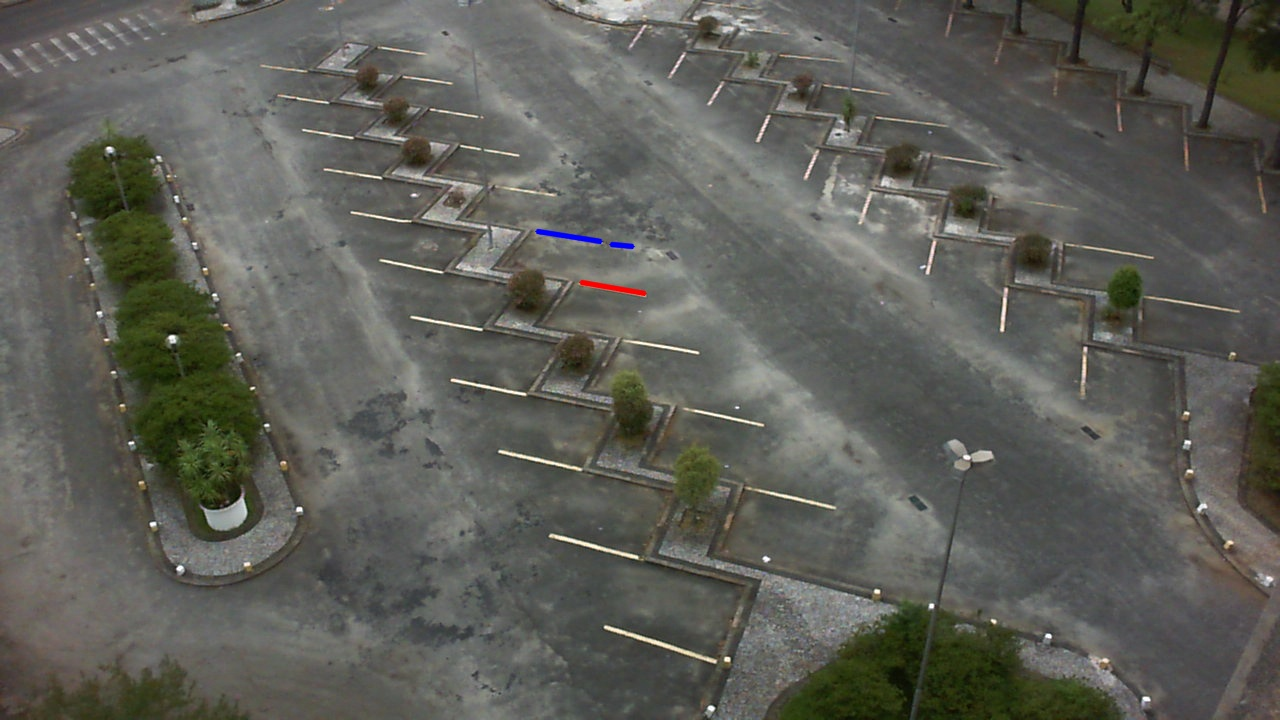
//> input picture report_images/LineMatch.jpg, 1280 x 720 px
$ ./trackbar_test ../report_images/   (built with g++ and OpenCV 4)
//> lines starting //> are read from the running program, lines starting //| are printed output that depends on the picture; after the words box and inside, x2 and y2 are one past the last pixel; in counts of white or black regions, pixels touching at a corner belong together
#include <opencv2/opencv.hpp>
#include <iostream>
#include <filesystem>
#include "../include/ParkingSpaceDetector.hpp"
using namespace cv;
using namespace std;


//paste the method you want to test
Mat niBlack_thresholding(const cv::Mat& input,int& thresh, int& minL, int& maxLGap ) {
    cv::Mat sugoi, roiGray, roiCanny;

    cvtColor(input, roiGray, cv::COLOR_BGR2GRAY);
    GaussianBlur(roiGray, roiGray, cv::Size(5, 5), 0);
    int blockSize = 5; // Size of the pixel neighborhood used to calculate the threshold
    int C = 2;          // Constant subtracted from the mean or weighted mean
    cv::adaptiveThreshold(roiGray, roiGray, 255, cv::ADAPTIVE_THRESH_GAUSSIAN_C, cv::THRESH_BINARY, blockSize, C);
    cv::bitwise_not(roiGray, roiGray);
    cv::medianBlur(roiGray, sugoi, 3);
    cvtColor(input, roiGray, cv::COLOR_BGR2GRAY);
    GaussianBlur(roiGray, roiGray, cv::Size(5, 5), 0);
    Canny(roiGray, roiCanny, 100, 100 * 22, 5);
    cv::Mat mask = sugoi | roiCanny;


    std::vector<cv::Vec4i> hough_lines;
    cv::HoughLinesP(mask, hough_lines, 1, CV_PI / 180, thresh, minL, maxLGap);
    cv::Mat hough_lines_image = input.clone();
    for (auto l: hough_lines) {
        cv::line(hough_lines_image, cv::Point(l[0], l[1]), cv::Point(l[2], l[3]), cv::Scalar(0, 0, 255));
    }
    return hough_lines_image;
}

//struct with user defined parameters
typedef struct Params{

    string imagePath;
    //define Mat needed to run the method to test
    Mat img;
    Mat dest;

    //define variable min and max to be changed with trackbars
    int thresh = 0;
    const int threshMax = 80;

    int minL = 0;
    const int minLMax = 100;
    int maxLGap = 0;
    const int maxLGapMax = 60;
} gParams;

//preprocessing needed to create the ROIs making the environment similar to the main program
Mat createROI(const cv::Mat& input) { // We focus the analysis of the image on the parking lots
    cv::Mat mask = cv::Mat::zeros(input.size(), CV_8UC1);
    cv::Mat result = cv::Mat::zeros(input.size(), input.type());

    // Define ROIs
    std::vector<cv::RotatedRect> rois;
    rois.push_back(cv::RotatedRect(cv::Point2f(572, 317), cv::Size2f(771, 282), 58));
    rois.push_back(cv::RotatedRect(cv::Point2f(950, 200), cv::Size2f(165, 710), -54));
    rois.push_back(cv::RotatedRect(cv::Point2f(1136, 105), cv::Size2f(73, 467), 118));

    std::vector<cv::RotatedRect> black_rois;        // More ad hoc ROI in order to refine the ROI selected
    black_rois.push_back(cv::RotatedRect(cv::Point2f(799, 343), cv::Size2f(1227, 125), 46));
    black_rois.push_back(cv::RotatedRect(cv::Point2f(326, 3), cv::Size2f(62, 113), 50));
    black_rois.push_back(cv::RotatedRect(cv::Point2f(861, 25), cv::Size2f(552, 64), 33));

    for (const auto& roiRect : rois) {
        cv::Point2f vertices[4];
        std::vector<cv::Point> contour;

        roiRect.points(vertices);    // Store the vertices of the ROI
        for (auto vertex : vertices) { contour.push_back(vertex); }
        cv::fillConvexPoly(mask, contour, cv::Scalar(255));
    }

    for (const auto& blackRoiRect : black_rois) {
        cv::Point2f vertices[4];
        std::vector<cv::Point> contour;

        blackRoiRect.points(vertices);
        for (auto vertex : vertices) { contour.push_back(vertex); }
        cv::fillConvexPoly(mask, contour, cv::Scalar(0));
    }

    for (int y = 0; y < mask.rows; y++)
        for (int x = 0; x < mask.cols; x++)
            if (mask.at<uchar>(y, x) == 255)
                result.at<cv::Vec3b>(y, x) = input.at<cv::Vec3b>(y, x);

    return result;
}

static void CallbackFunct(int, void* userdata){

    //get parameters from user defined struct
    Params &params = *((Params*)userdata);

    //handles the odd-only parameters always adding 1 if the trackbar is set to an even value, comment if not needed
    if (params.thresh % 2 == 0) {
        params.thresh++;
    }
    if (params.minL % 2 == 0) {
        params.minL++;
    }
    if (params.maxLGap % 2 == 0) {
        params.maxLGap++;
    }

    //call the function you want to test
    params.dest = niBlack_thresholding(params.img, params.thresh, params.minL, params.maxLGap);


    // Display the output image
    imshow(params.imagePath, params.dest);

}


int main(int argc, char** argv) {

    if (argc < 2) {
        std::cerr << "Usage: " << argv[0] << " <frames_directory>" << std::endl;
        return -1;
    }

    std::filesystem::path pathSequenceFramesDir = std::filesystem::absolute(argv[1]);
    if (!std::filesystem::exists(pathSequenceFramesDir) || !std::filesystem::is_directory(pathSequenceFramesDir)) {
        std::cerr << "Input directory does not exist or is not a directory." << std::endl;
        return -1;
    }
    gParams userdata;


    for (const auto& iter : std::filesystem::directory_iterator(pathSequenceFramesDir)) {
        std::string imgPath = iter.path().string();

        // Load the image
        cv::Mat inputImg = cv::imread(imgPath);
//> inputImg is the input picture: 720 rows x 1280 cols, CV_8UC3; mean B, G, R 87.6, 94.4, 94
        if (inputImg.empty()) {
            std::cout << "Error opening the image" << std::endl;
            return -1;
        }

        //load the image to process in the struct to pass to callback function
        Mat roiInput = createROI(inputImg);
//> after the loop in createROI, `for (const auto& roiRect : rois)`:
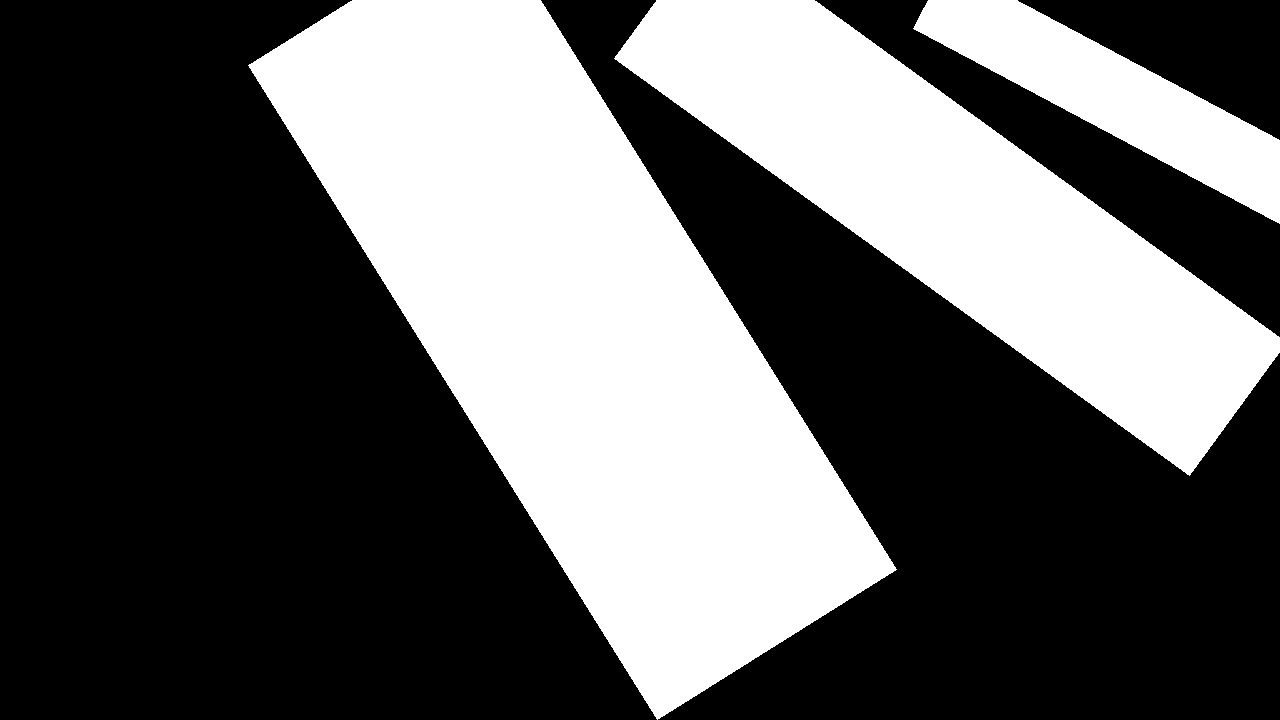
//> mask: 720 rows x 1280 cols, CV_8UC1; 38% white; 3 white regions, box (x1, y1, x2, y2) and area: (248, 0, 897, 720) 210498, (614, 0, 1280, 476) 111580, (913, 0, 1280, 224) 27779
//> after the loop in createROI, `for (const auto& blackRoiRect : black_rois)`:
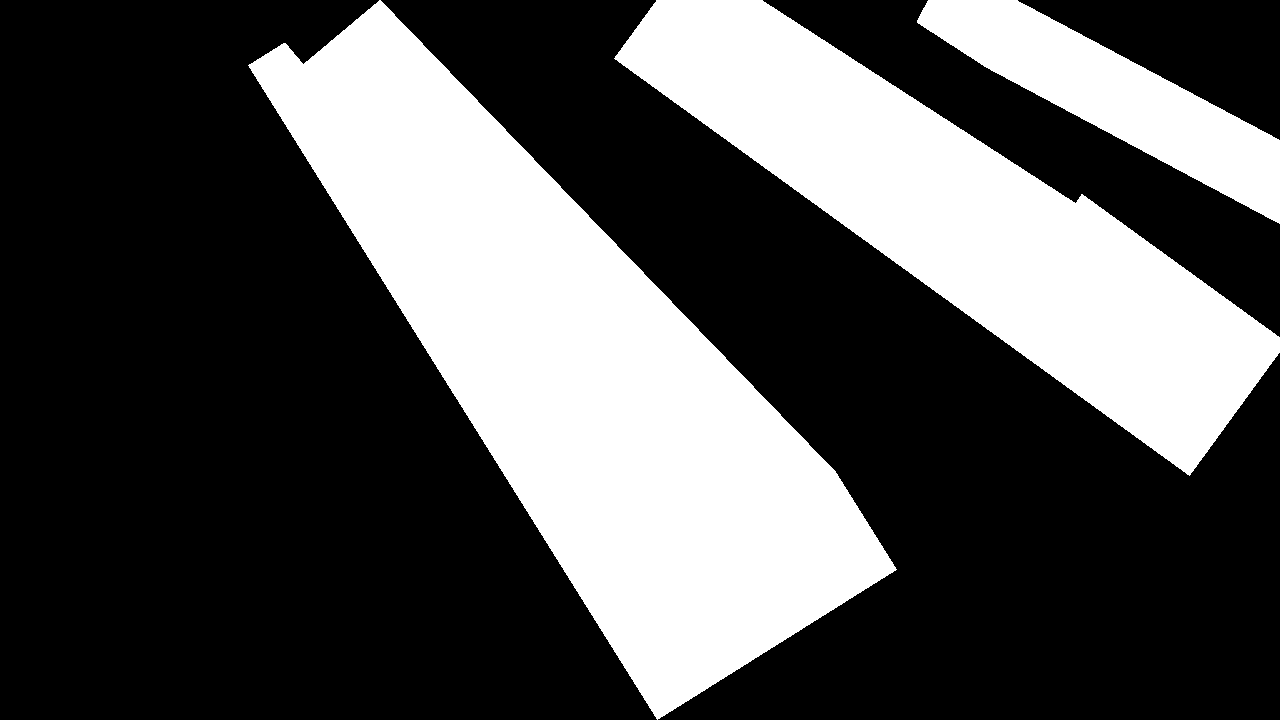
//> mask: 720 rows x 1280 cols, CV_8UC1; 32.8% white; 3 white regions, box (x1, y1, x2, y2) and area: (248, 0, 897, 720) 170672, (614, 0, 1280, 476) 104370, (917, 0, 1280, 224) 27477
        userdata.imagePath = imgPath;
        userdata.img = roiInput;
        userdata.dest.create(userdata.img.rows, userdata.img.cols, userdata.img.type());
        namedWindow(imgPath, WINDOW_AUTOSIZE);

        //create all the trackbars with the relative parameters
        createTrackbar( "Thresh", imgPath, &userdata.thresh, userdata.threshMax, CallbackFunct, &userdata);
        createTrackbar( "minLenght", imgPath, &userdata.minL, userdata.minLMax, CallbackFunct, &userdata);
        createTrackbar( "maxGapLines", imgPath, &userdata.maxLGap, userdata.maxLGapMax, CallbackFunct, &userdata);

        CallbackFunct(0, &userdata);
//> in niBlack_thresholding, `cv::adaptiveThreshold(roiGray, roiGray, 255, cv::ADAPTIVE_THRESH_GAUSS..`: roiGray: 720 rows x 1280 cols, CV_8UC1; 94.4% white; black in thin lines or dots, all inside (x1, y1, x2, y2) = (246, 0, 1280, 720)
//> in niBlack_thresholding, `Canny(roiGray, roiCanny, 100, 100 * 22, 5);`: roiCanny: 720 rows x 1280 cols, CV_8UC1; 2.5% white in thin lines or dots, all inside (x1, y1, x2, y2) = (248, 0, 1280, 720)
//> in niBlack_thresholding, `cv::Mat mask = sugoi | roiCanny;`:
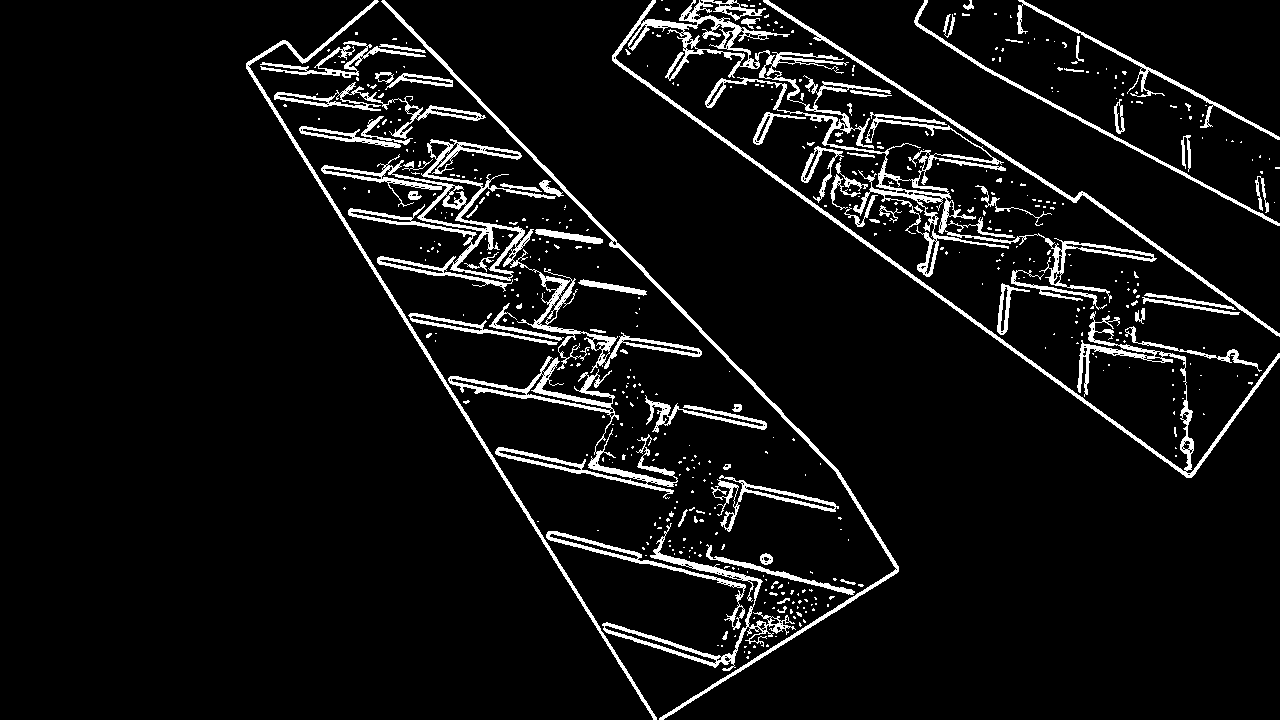
//> mask: 720 rows x 1280 cols, CV_8UC1; 6.8% white; 506 white regions (427 under 20 px), largest, box (x1, y1, x2, y2) and area: (612, 0, 1280, 478) 15772, (321, 139, 702, 373) 8257, (448, 356, 678, 499) 3947
//> in niBlack_thresholding, `cv::HoughLinesP(mask, hough_lines, 1, CV_PI / 180, thresh, minL, maxLG..`: hough_lines = 12388 lines (x1, y1, x2, y2), first 8: [987, 162, 987, 160], [769, 63, 769, 51], [556, 182, 556, 178], [584, 211, 584, 207], [1036, 368, 1036, 364], [1209, 453, 1209, 448], [632, 75, 632, 71], [424, 46, 424, 41]
//> the loop in niBlack_thresholding, `for (auto l: hough_lines)` made 12388 passes
//> after the loop in niBlack_thresholding, `for (auto l: hough_lines)`:
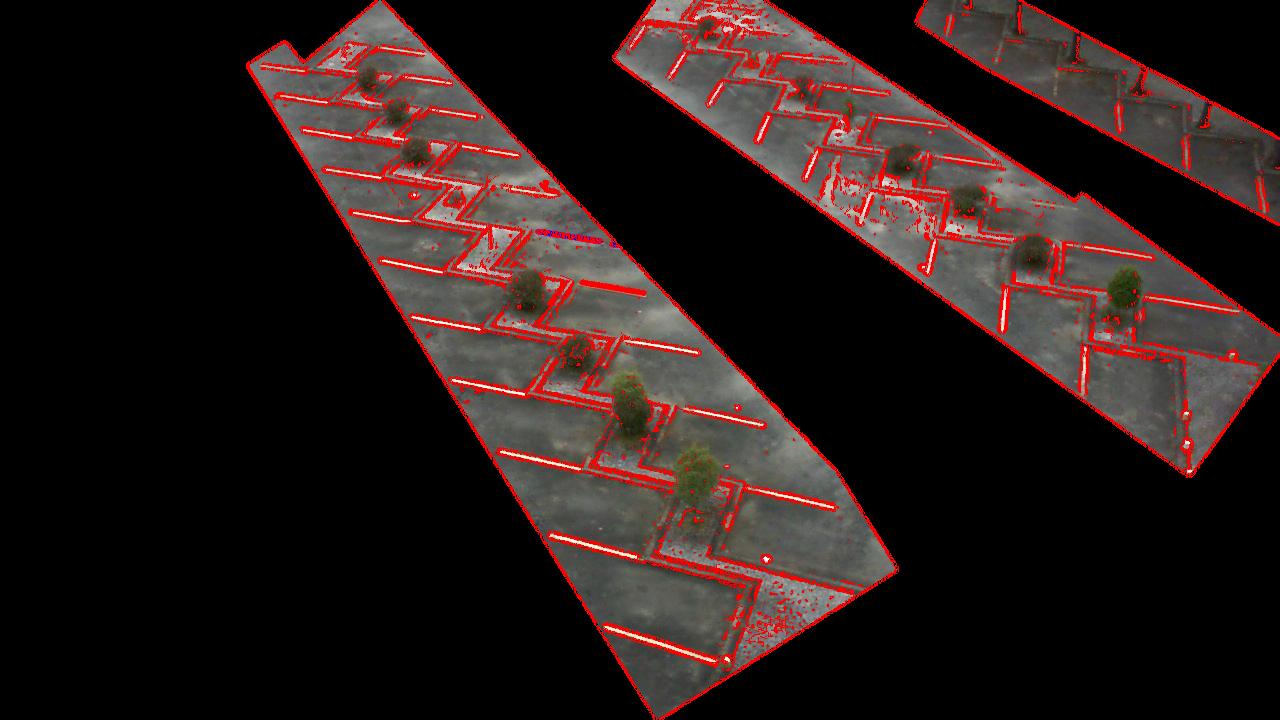
//> hough_lines_image: 720 rows x 1280 cols, CV_8UC3; mean B, G, R 25.6, 27.4, 41.1

        waitKey(0);
    }
//> pass 2 of the loop `for (const auto& iter : std::filesystem::directory_iterator(pathSequen..`:
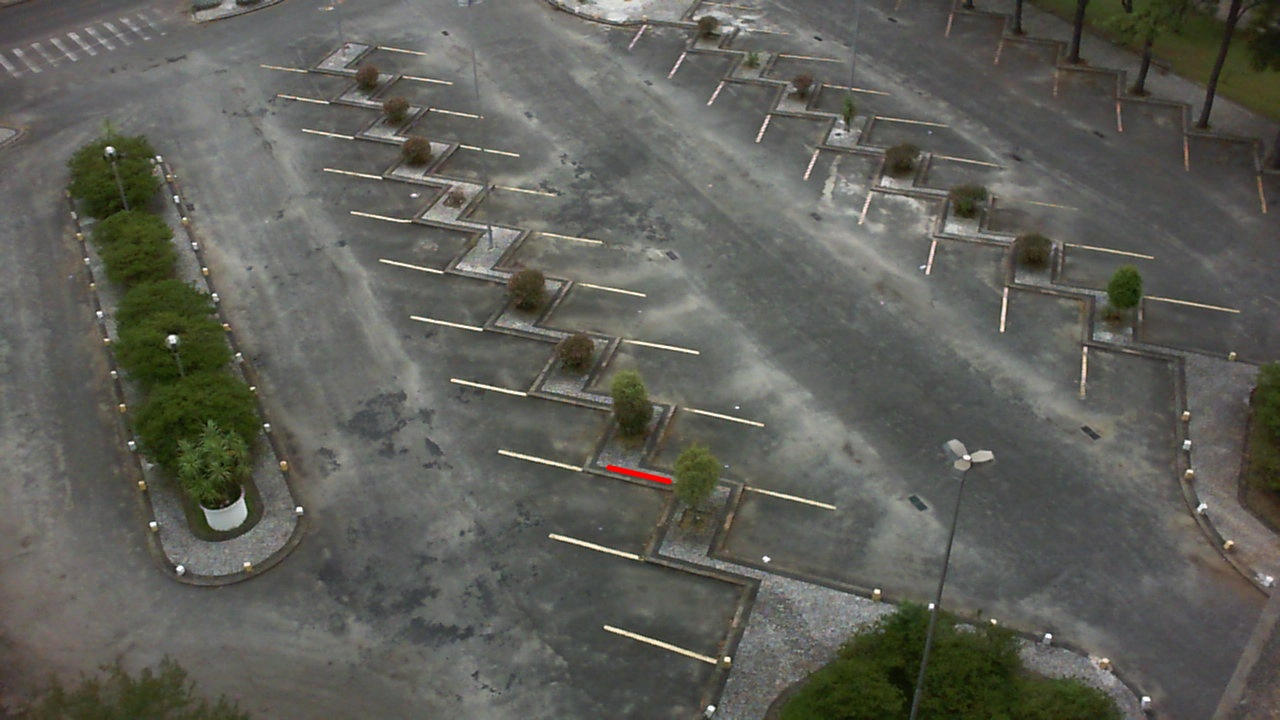
//> input picture report_images/LineNoMatch.jpg, 1280 x 720 px
//> inputImg is the input picture: 720 rows x 1280 cols, CV_8UC3; mean B, G, R 87.6, 94.5, 94.1
//> in niBlack_thresholding (call 2), `cv::adaptiveThreshold(roiGray, roiGray, 255, cv::ADAPTIVE_THRESH_GAUSS..`:
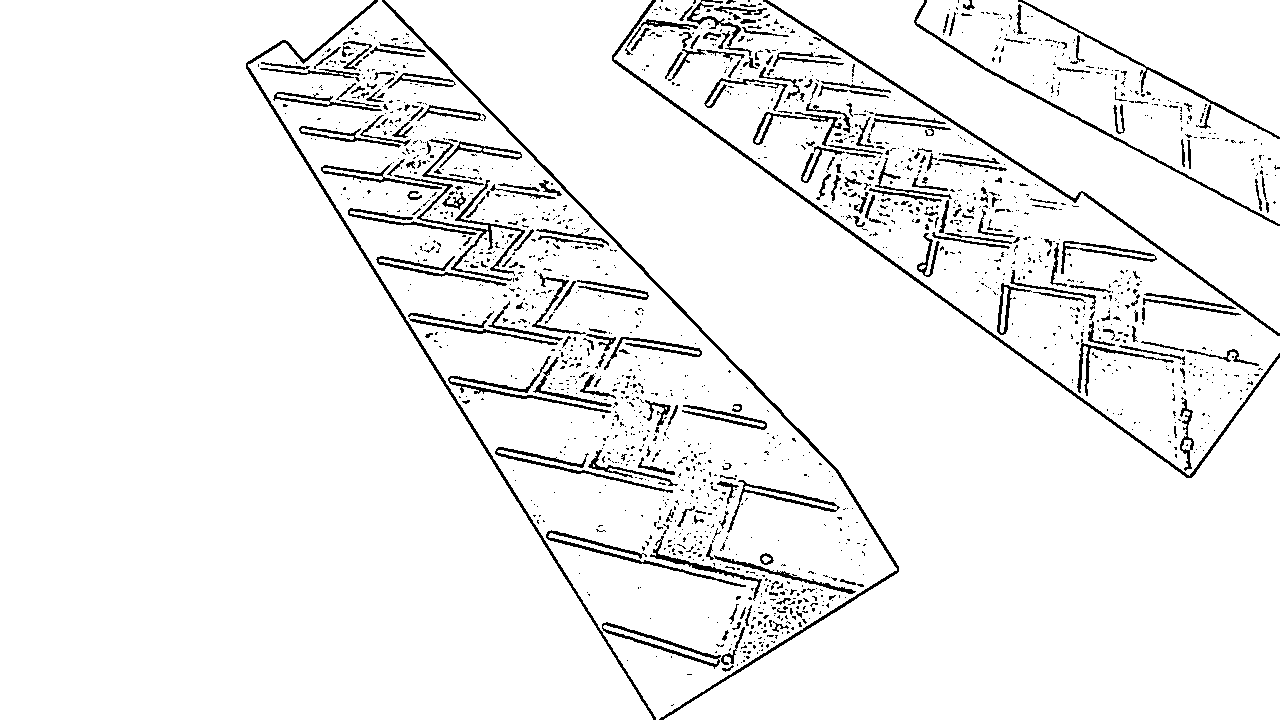
//> roiGray: 720 rows x 1280 cols, CV_8UC1; 94.4% white; black in thin lines or dots, all inside (x1, y1, x2, y2) = (246, 0, 1280, 720)
//> hough_lines = 12242 lines (x1, y1, x2, y2), first 8: [917, 269, 917, 265], [583, 287, 583, 286], [769, 74, 769, 68], [633, 640, 633, 637], [840, 173, 840, 171], [401, 203, 401, 200], [559, 282, 559, 278], [1002, 79, 1002, 76]
//> the loop in niBlack_thresholding (call 2), `for (auto l: hough_lines)` made 12242 passes
//> after the loop in niBlack_thresholding (call 2), `for (auto l: hough_lines)`:
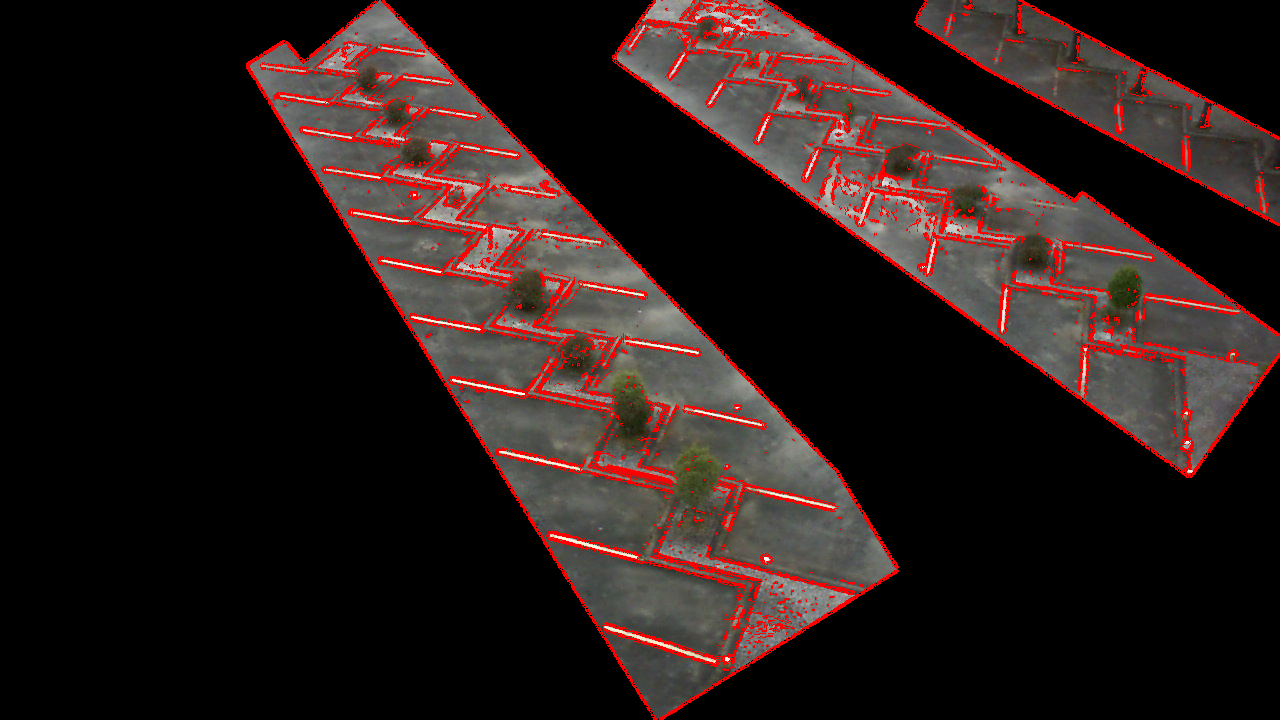
//> hough_lines_image: 720 rows x 1280 cols, CV_8UC3; mean B, G, R 25.6, 27.4, 41.1


    return 0;
}
